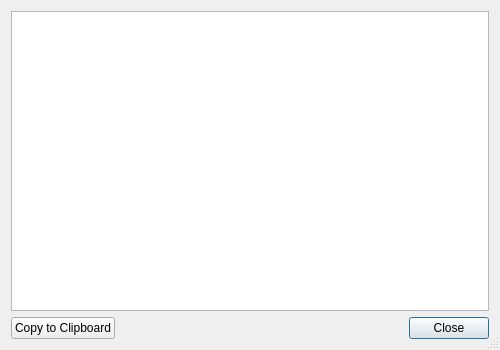
<?xml version="1.0" encoding="UTF-8"?>
<ui version="4.0">
 <class>SystemInfoDialog</class>
 <widget class="QDialog" name="SystemInfoDialog">
  <property name="geometry">
   <rect>
    <x>0</x>
    <y>0</y>
    <width>500</width>
    <height>350</height>
   </rect>
  </property>
  <property name="windowTitle">
   <string>System Information</string>
  </property>
  <property name="sizeGripEnabled">
   <bool>true</bool>
  </property>
  <property name="modal">
   <bool>true</bool>
  </property>
  <layout class="QGridLayout" name="gridLayout">
   <item row="2" column="1">
    <widget class="QDialogButtonBox" name="buttonBox">
     <property name="orientation">
      <enum>Qt::Horizontal</enum>
     </property>
     <property name="standardButtons">
      <set>QDialogButtonBox::Close</set>
     </property>
    </widget>
   </item>
   <item row="2" column="0">
    <widget class="QPushButton" name="btn_copy_to_clipboard">
     <property name="text">
      <string>Copy to Clipboard</string>
     </property>
    </widget>
   </item>
   <item row="0" column="0" colspan="2">
    <widget class="QPlainTextEdit" name="te_system_info">
     <property name="readOnly">
      <bool>true</bool>
     </property>
    </widget>
   </item>
  </layout>
 </widget>
 <resources/>
 <connections>
  <connection>
   <sender>buttonBox</sender>
   <signal>accepted()</signal>
   <receiver>SystemInfoDialog</receiver>
   <slot>accept()</slot>
   <hints>
    <hint type="sourcelabel">
     <x>248</x>
     <y>254</y>
    </hint>
    <hint type="destinationlabel">
     <x>157</x>
     <y>274</y>
    </hint>
   </hints>
  </connection>
  <connection>
   <sender>buttonBox</sender>
   <signal>rejected()</signal>
   <receiver>SystemInfoDialog</receiver>
   <slot>reject()</slot>
   <hints>
    <hint type="sourcelabel">
     <x>316</x>
     <y>260</y>
    </hint>
    <hint type="destinationlabel">
     <x>286</x>
     <y>274</y>
    </hint>
   </hints>
  </connection>
 </connections>
</ui>
